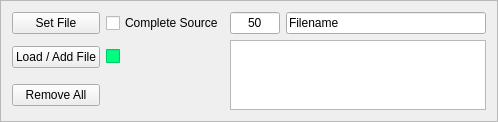
         <widget class="QFrame" name="frame_5">
          <property name="frameShape">
           <enum>QFrame::StyledPanel</enum>
          </property>
          <property name="frameShadow">
           <enum>QFrame::Raised</enum>
          </property>
          <layout class="QGridLayout" name="gridLayout_29">
           <item row="0" column="0">
            <widget class="QPushButton" name="loadFileButton">
             <property name="text">
              <string>Set File</string>
             </property>
            </widget>
           </item>
           <item row="0" column="2">
            <widget class="QLineEdit" name="lineEdit_simrepeats">
             <property name="maximumSize">
              <size>
               <width>50</width>
               <height>16777215</height>
              </size>
             </property>
             <property name="text">
              <string>50</string>
             </property>
             <property name="alignment">
              <set>Qt::AlignCenter</set>
             </property>
            </widget>
           </item>
           <item row="1" column="1">
            <widget class="QCheckBox" name="checkLoaded">
             <property name="enabled">
              <bool>false</bool>
             </property>
             <property name="palette">
              <palette>
               <active>
                <colorrole role="WindowText">
                 <brush brushstyle="SolidPattern">
                  <color alpha="255">
                   <red>0</red>
                   <green>0</green>
                   <blue>0</blue>
                  </color>
                 </brush>
                </colorrole>
                <colorrole role="Button">
                 <brush brushstyle="SolidPattern">
                  <color alpha="255">
                   <red>0</red>
                   <green>255</green>
                   <blue>127</blue>
                  </color>
                 </brush>
                </colorrole>
                <colorrole role="Light">
                 <brush brushstyle="SolidPattern">
                  <color alpha="255">
                   <red>127</red>
                   <green>255</green>
                   <blue>191</blue>
                  </color>
                 </brush>
                </colorrole>
                <colorrole role="Midlight">
                 <brush brushstyle="SolidPattern">
                  <color alpha="255">
                   <red>63</red>
                   <green>255</green>
                   <blue>159</blue>
                  </color>
                 </brush>
                </colorrole>
                <colorrole role="Dark">
                 <brush brushstyle="SolidPattern">
                  <color alpha="255">
                   <red>0</red>
                   <green>127</green>
                   <blue>63</blue>
                  </color>
                 </brush>
                </colorrole>
                <colorrole role="Mid">
                 <brush brushstyle="SolidPattern">
                  <color alpha="255">
                   <red>0</red>
                   <green>170</green>
                   <blue>84</blue>
                  </color>
                 </brush>
                </colorrole>
                <colorrole role="Text">
                 <brush brushstyle="SolidPattern">
                  <color alpha="255">
                   <red>0</red>
                   <green>0</green>
                   <blue>0</blue>
                  </color>
                 </brush>
                </colorrole>
                <colorrole role="BrightText">
                 <brush brushstyle="SolidPattern">
                  <color alpha="255">
                   <red>255</red>
                   <green>255</green>
                   <blue>255</blue>
                  </color>
                 </brush>
                </colorrole>
                <colorrole role="ButtonText">
                 <brush brushstyle="SolidPattern">
                  <color alpha="255">
                   <red>0</red>
                   <green>0</green>
                   <blue>0</blue>
                  </color>
                 </brush>
                </colorrole>
                <colorrole role="Base">
                 <brush brushstyle="SolidPattern">
                  <color alpha="255">
                   <red>255</red>
                   <green>255</green>
                   <blue>255</blue>
                  </color>
                 </brush>
                </colorrole>
                <colorrole role="Window">
                 <brush brushstyle="SolidPattern">
                  <color alpha="255">
                   <red>0</red>
                   <green>255</green>
                   <blue>127</blue>
                  </color>
                 </brush>
                </colorrole>
                <colorrole role="Shadow">
                 <brush brushstyle="SolidPattern">
                  <color alpha="255">
                   <red>0</red>
                   <green>0</green>
                   <blue>0</blue>
                  </color>
                 </brush>
                </colorrole>
                <colorrole role="AlternateBase">
                 <brush brushstyle="SolidPattern">
                  <color alpha="255">
                   <red>127</red>
                   <green>255</green>
                   <blue>191</blue>
                  </color>
                 </brush>
                </colorrole>
                <colorrole role="ToolTipBase">
                 <brush brushstyle="SolidPattern">
                  <color alpha="255">
                   <red>255</red>
                   <green>255</green>
                   <blue>220</blue>
                  </color>
                 </brush>
                </colorrole>
                <colorrole role="ToolTipText">
                 <brush brushstyle="SolidPattern">
                  <color alpha="255">
                   <red>0</red>
                   <green>0</green>
                   <blue>0</blue>
                  </color>
                 </brush>
                </colorrole>
               </active>
               <inactive>
                <colorrole role="WindowText">
                 <brush brushstyle="SolidPattern">
                  <color alpha="255">
                   <red>0</red>
                   <green>0</green>
                   <blue>0</blue>
                  </color>
                 </brush>
                </colorrole>
                <colorrole role="Button">
                 <brush brushstyle="SolidPattern">
                  <color alpha="255">
                   <red>0</red>
                   <green>255</green>
                   <blue>127</blue>
                  </color>
                 </brush>
                </colorrole>
                <colorrole role="Light">
                 <brush brushstyle="SolidPattern">
                  <color alpha="255">
                   <red>127</red>
                   <green>255</green>
                   <blue>191</blue>
                  </color>
                 </brush>
                </colorrole>
                <colorrole role="Midlight">
                 <brush brushstyle="SolidPattern">
                  <color alpha="255">
                   <red>63</red>
                   <green>255</green>
                   <blue>159</blue>
                  </color>
                 </brush>
                </colorrole>
                <colorrole role="Dark">
                 <brush brushstyle="SolidPattern">
                  <color alpha="255">
                   <red>0</red>
                   <green>127</green>
                   <blue>63</blue>
                  </color>
                 </brush>
                </colorrole>
                <colorrole role="Mid">
                 <brush brushstyle="SolidPattern">
                  <color alpha="255">
                   <red>0</red>
                   <green>170</green>
                   <blue>84</blue>
                  </color>
                 </brush>
                </colorrole>
                <colorrole role="Text">
                 <brush brushstyle="SolidPattern">
                  <color alpha="255">
                   <red>0</red>
                   <green>0</green>
                   <blue>0</blue>
                  </color>
                 </brush>
                </colorrole>
                <colorrole role="BrightText">
                 <brush brushstyle="SolidPattern">
                  <color alpha="255">
                   <red>255</red>
                   <green>255</green>
                   <blue>255</blue>
                  </color>
                 </brush>
                </colorrole>
                <colorrole role="ButtonText">
                 <brush brushstyle="SolidPattern">
                  <color alpha="255">
                   <red>0</red>
                   <green>0</green>
                   <blue>0</blue>
                  </color>
                 </brush>
                </colorrole>
                <colorrole role="Base">
                 <brush brushstyle="SolidPattern">
                  <color alpha="255">
                   <red>255</red>
                   <green>255</green>
                   <blue>255</blue>
                  </color>
                 </brush>
                </colorrole>
                <colorrole role="Window">
                 <brush brushstyle="SolidPattern">
                  <color alpha="255">
                   <red>0</red>
                   <green>255</green>
                   <blue>127</blue>
                  </color>
                 </brush>
                </colorrole>
                <colorrole role="Shadow">
                 <brush brushstyle="SolidPattern">
                  <color alpha="255">
                   <red>0</red>
                   <green>0</green>
                   <blue>0</blue>
                  </color>
                 </brush>
                </colorrole>
                <colorrole role="AlternateBase">
                 <brush brushstyle="SolidPattern">
                  <color alpha="255">
                   <red>127</red>
                   <green>255</green>
                   <blue>191</blue>
                  </color>
                 </brush>
                </colorrole>
                <colorrole role="ToolTipBase">
                 <brush brushstyle="SolidPattern">
                  <color alpha="255">
                   <red>255</red>
                   <green>255</green>
                   <blue>220</blue>
                  </color>
                 </brush>
                </colorrole>
                <colorrole role="ToolTipText">
                 <brush brushstyle="SolidPattern">
                  <color alpha="255">
                   <red>0</red>
                   <green>0</green>
                   <blue>0</blue>
                  </color>
                 </brush>
                </colorrole>
               </inactive>
               <disabled>
                <colorrole role="WindowText">
                 <brush brushstyle="SolidPattern">
                  <color alpha="255">
                   <red>0</red>
                   <green>127</green>
                   <blue>63</blue>
                  </color>
                 </brush>
                </colorrole>
                <colorrole role="Button">
                 <brush brushstyle="SolidPattern">
                  <color alpha="255">
                   <red>0</red>
                   <green>255</green>
                   <blue>127</blue>
                  </color>
                 </brush>
                </colorrole>
                <colorrole role="Light">
                 <brush brushstyle="SolidPattern">
                  <color alpha="255">
                   <red>127</red>
                   <green>255</green>
                   <blue>191</blue>
                  </color>
                 </brush>
                </colorrole>
                <colorrole role="Midlight">
                 <brush brushstyle="SolidPattern">
                  <color alpha="255">
                   <red>63</red>
                   <green>255</green>
                   <blue>159</blue>
                  </color>
                 </brush>
                </colorrole>
                <colorrole role="Dark">
                 <brush brushstyle="SolidPattern">
                  <color alpha="255">
                   <red>0</red>
                   <green>127</green>
                   <blue>63</blue>
                  </color>
                 </brush>
                </colorrole>
                <colorrole role="Mid">
                 <brush brushstyle="SolidPattern">
                  <color alpha="255">
                   <red>0</red>
                   <green>170</green>
                   <blue>84</blue>
                  </color>
                 </brush>
                </colorrole>
                <colorrole role="Text">
                 <brush brushstyle="SolidPattern">
                  <color alpha="255">
                   <red>0</red>
                   <green>127</green>
                   <blue>63</blue>
                  </color>
                 </brush>
                </colorrole>
                <colorrole role="BrightText">
                 <brush brushstyle="SolidPattern">
                  <color alpha="255">
                   <red>255</red>
                   <green>255</green>
                   <blue>255</blue>
                  </color>
                 </brush>
                </colorrole>
                <colorrole role="ButtonText">
                 <brush brushstyle="SolidPattern">
                  <color alpha="255">
                   <red>0</red>
                   <green>127</green>
                   <blue>63</blue>
                  </color>
                 </brush>
                </colorrole>
                <colorrole role="Base">
                 <brush brushstyle="SolidPattern">
                  <color alpha="255">
                   <red>0</red>
                   <green>255</green>
                   <blue>127</blue>
                  </color>
                 </brush>
                </colorrole>
                <colorrole role="Window">
                 <brush brushstyle="SolidPattern">
                  <color alpha="255">
                   <red>0</red>
                   <green>255</green>
                   <blue>127</blue>
                  </color>
                 </brush>
                </colorrole>
                <colorrole role="Shadow">
                 <brush brushstyle="SolidPattern">
                  <color alpha="255">
                   <red>0</red>
                   <green>0</green>
                   <blue>0</blue>
                  </color>
                 </brush>
                </colorrole>
                <colorrole role="AlternateBase">
                 <brush brushstyle="SolidPattern">
                  <color alpha="255">
                   <red>0</red>
                   <green>255</green>
                   <blue>127</blue>
                  </color>
                 </brush>
                </colorrole>
                <colorrole role="ToolTipBase">
                 <brush brushstyle="SolidPattern">
                  <color alpha="255">
                   <red>255</red>
                   <green>255</green>
                   <blue>220</blue>
                  </color>
                 </brush>
                </colorrole>
                <colorrole role="ToolTipText">
                 <brush brushstyle="SolidPattern">
                  <color alpha="255">
                   <red>0</red>
                   <green>0</green>
                   <blue>0</blue>
                  </color>
                 </brush>
                </colorrole>
               </disabled>
              </palette>
             </property>
             <property name="text">
              <string/>
             </property>
             <property name="checkable">
              <bool>true</bool>
             </property>
             <property name="checked">
              <bool>false</bool>
             </property>
            </widget>
           </item>
           <item row="0" column="3" colspan="2">
            <widget class="QLineEdit" name="lineFile">
             <property name="text">
              <string>Filename</string>
             </property>
            </widget>
           </item>
           <item row="1" column="0">
            <widget class="QPushButton" name="pushOK">
             <property name="text">
              <string>Load / Add File</string>
             </property>
            </widget>
           </item>
           <item row="0" column="1">
            <widget class="QCheckBox" name="checkBoxComplDS">
             <property name="text">
              <string>Complete Source</string>
             </property>
            </widget>
           </item>
           <item row="2" column="0">
            <widget class="QPushButton" name="pushButton_2">
             <property name="text">
              <string>Remove All</string>
             </property>
            </widget>
           </item>
           <item row="1" column="2" rowspan="2" colspan="3">
            <widget class="QListWidget" name="listWidgetSources"/>
           </item>
          </layout>
         </widget>
